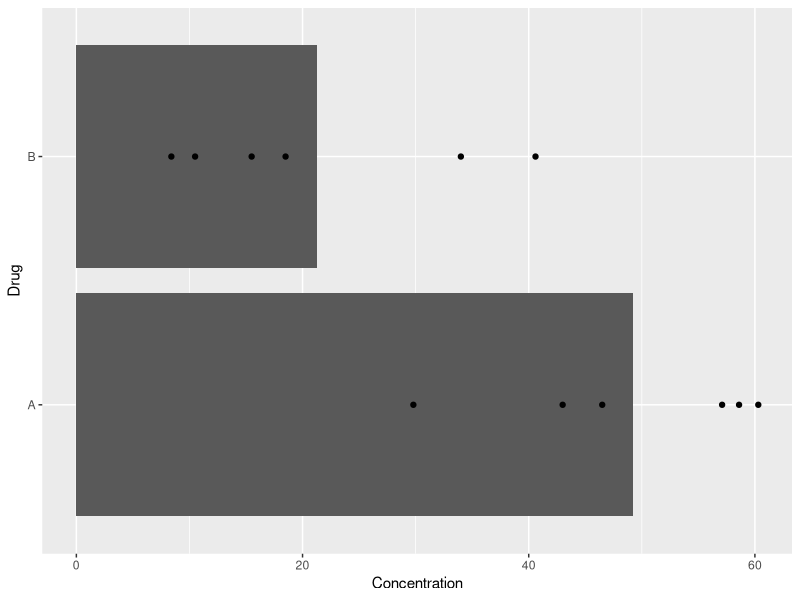

Recreate this plot in R.
# Analysis of file hormone.csv #

# This script analyzes the dataset of the hormone experiment performed on 01/01/2020. 
# It contains the statistical analysis and plotting of figure 2D of the paper. 

# Setting working directory. Change the path to the folder of this project. Here the folder is called RDM-LS.
folder <- "~/RDM-LS"
setwd(folder)

# Import libraries. (if not already installed, install the packages by uncommenting following line)
#install.packages('ggplot2')
library(ggplot2)

# Import dataset with proper name handling & rename third column. 
hormone <- read.csv2("data/20201102-hormone.csv")
names(hormone)[3] <- "Concentration"
hormone

# Open a pdf file where the plot will be saved
png(file = "results/plots/20201104-effect-drug-concentration.png", width=600, height=350) 

# Create plot effect of drug A and B on concentration of substance X measured in blood of patients. 
ggplot(hormone, aes(Drug,Concentration)) +
  stat_summary(fun=mean, geom="bar") +
  stat_summary(fun.data=mean_cl_normal, geom="errorbar", width=0.25) + geom_point() +
  coord_flip()

# Close the file handle
dev.off()
